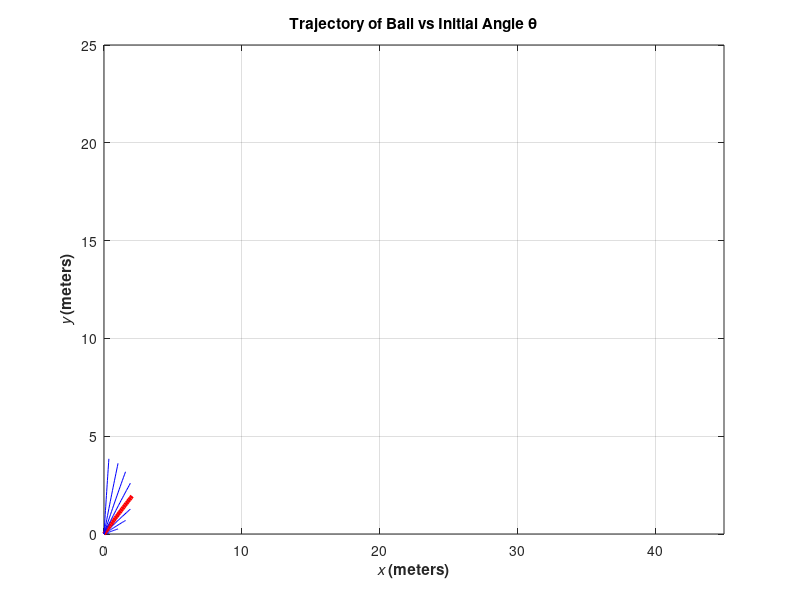

Source code (MATLAB):
% Script file: ball.m
%
% Purpose:
% This program calculates the distance traveled by a ball
% thrown at a specified angle "theta" and a specified
% velocity "vo" from a point on the surface of the Earth,
% ignoring air friction and the Earth's curvature. It
% calculates the angle yielding maximum range, and also
% plots selected trajectories.
%
% Record of revisions:
% Date Programmer Description of change
% ==== ========== =====================
% 12/10/97 S. J. Chapman Original code
%
% Define variables:
% conv Degrees to radians conv factor
% gravity Accel. due to gravity (m/s^2)
% ii, jj Loop index
% index Location of maximum range in array
% maxangle Angle that gives maximum range (deg)
% maxrange Maximum range (m)
% range Range for a particular angle (m)
% time Time(s)
% theta Initial angle (deg)
% traj_time Total trajectory time (s)
% vo Initial velocity (m/s)
% vxo Xcomponent of initial velocity (m/s)
% vyo Ycomponent of initial velocity (m/s)
% x Xposition of ball (m)
% y Yposition of ball (m)
% Constants
conv = pi / 180; % Degreestoradians conversion factor
g = -9.81; % Accel. due to gravity
vo = 20; % Initial velocity
%Create an array to hold ranges
range = zeros(1,91); % Calculate maximum ranges
% Write out table of ranges
fprintf ('Range versus angle theta:\n');

theta =0:90;
ii=theta+1;
vxo = vo * cos(theta.*conv);
vyo = vo * sin(theta.*conv);
traj_time = -2 * vyo./ g;   
range(ii) = vxo.* traj_time;
fprintf(' %2d %8.4f\n',theta+0, range(ii));

% Calculate the maximum range and angle
[maxrange index] = max(range);
maxangle = index - 1;
fprintf ('\nMax range is %8.4f at %2d degrees.\n',maxrange, maxangle);
% Now plot the trajectories
for ii = 5:10:85;
% Get velocities and max time for this angle
theta = ii;
% Calculate the (x,y) positions
jj = 1:21;
time = (jj - 1) .* (-2) *sin(theta*conv) / (g*20);
x= vo * cos(theta*conv).* time;
y =vo * sin(theta*conv).* time + 0.5 * g* time.^2;
plot(x,y,'b');
if ii==5
    hold on;
end
if ii==maxangle
plot(x,y,'r','LineWidth',3.0);
end
end
% Add titles and axis lables
title ('\bfTrajectory of Ball vs Initial Angle \theta');
xlabel ('\bf\itx \rm\bf(meters)');
ylabel ('\bf\ity \rm\bf(meters)');
axis ([0 45 0 25]);
grid on;
hold off